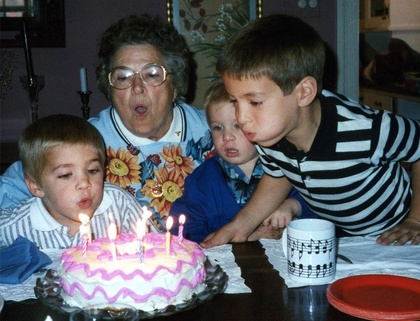
%> input picture Morphing/im1.jpg, 420 x 321 px, shrunk from 880 x 672 before the run
$ octave nuevo.m   (GNU Octave 9; MATLAB toolbox functions it lacks are replaced by stand-ins)
%> lines starting %> are read from the running program, lines starting %| are printed output that depends on the picture
### Morphing/intermediate.m
function im3=intermediate(im1,im2,n,i,r,c)


for row=1:r
  for col=1:c
        q=double(im1(row,col));
        p=double(im2(row,col));
        im3(row,col)=p+(1-(i/n))*(q-p);
end
end

### Morphing/nuevo.m
clear all
im1=imread('im1.jpg');
%> im1 is the input picture: size 321x420x3 uint8; mean R, G, B 90, 89.7, 93
im2=imread('im2.jpg');
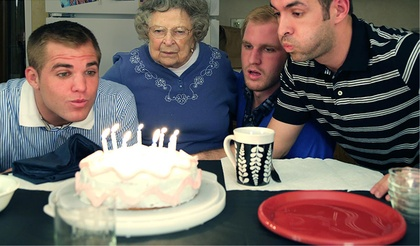
%> input picture Morphing/im2.jpg, 420 x 246 px, shrunk from 880 x 515 before the run
%> im2 is the input picture: size 246x420x3 uint8; mean R, G, B 113.3, 103.2, 100
%%Blanconegro
%%[r1,c1]=size(im1);
%%[r2,c2]=size(im2);
%%Color
[r1,c1,d1]=size(im1);
%> r1 = 321; c1 = 420; d1 = 3
[r2,c2,d2]=size(im2);
%> r2 = 246; c2 = 420; d2 = 3

r=min(r1,r2);
%> r = 246
c=min(c1,c2);
%> c = 420

im1=resize(im1,[r c 3]);
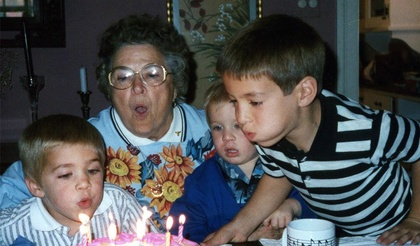
%> im1: size 246x420x3 uint8; mean R, G, B 80.2, 81.3, 82.2
im2=resize(im2,[r c 3]);

n=2;

for i=1:n
  %%B/N
  %im3(:,:)=intermediate(im1,im2,n,i,r,c);
  %%Color
  im3(:,:,1)=intermediate(im1(:,:,1),im2(:,:,1),n,i,r,c);
  im3(:,:,2)=intermediate(im1(:,:,2),im2(:,:,2),n,i,r,c);
  im3(:,:,3)=intermediate(im1(:,:,3),im2(:,:,3),n,i,r,c);
  im3=cat(3,im3(:,:,1),im3(:,:,2),im3(:,:,3));
  imshow(uint8(im3));
  pause(0.05)
end
%> this loop made 2 passes
%> pass 1, `im3=cat(3,im3(:,:,1),im3(:,:,2),im3(:,:,3));`:
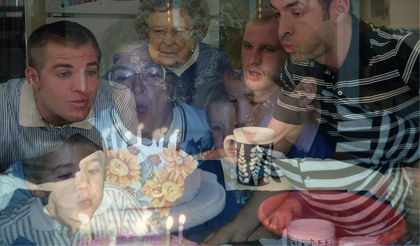
%> im3: size 246x420x3 double; mean R, G, B 96.8, 92.2, 91.1

for i=1:n

  im3(:,:,1)=intermediate(im1(:,:,1),im2(:,:,1),n,i,r,c);

  ind = mat2str(i);
  nom = strcat('im3',ind,'.jpg');
  imwrite(im3,nom);


 end
%> this loop made 2 passes
%> pass 1, `imwrite(im3,nom);`:
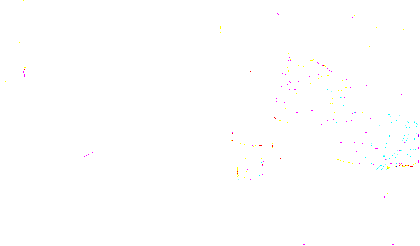
%> saved as im31.jpg: size 246x420x3 uint8; mean R, G, B 254.8, 254.7, 254.7
%> pass 2, `imwrite(im3,nom);`:
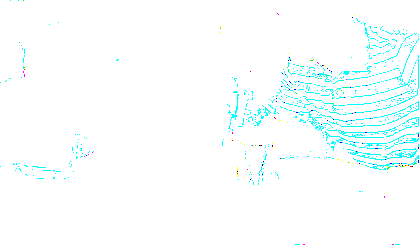
%> saved as im32.jpg: size 246x420x3 uint8; mean R, G, B 247.7, 254.7, 254.7
